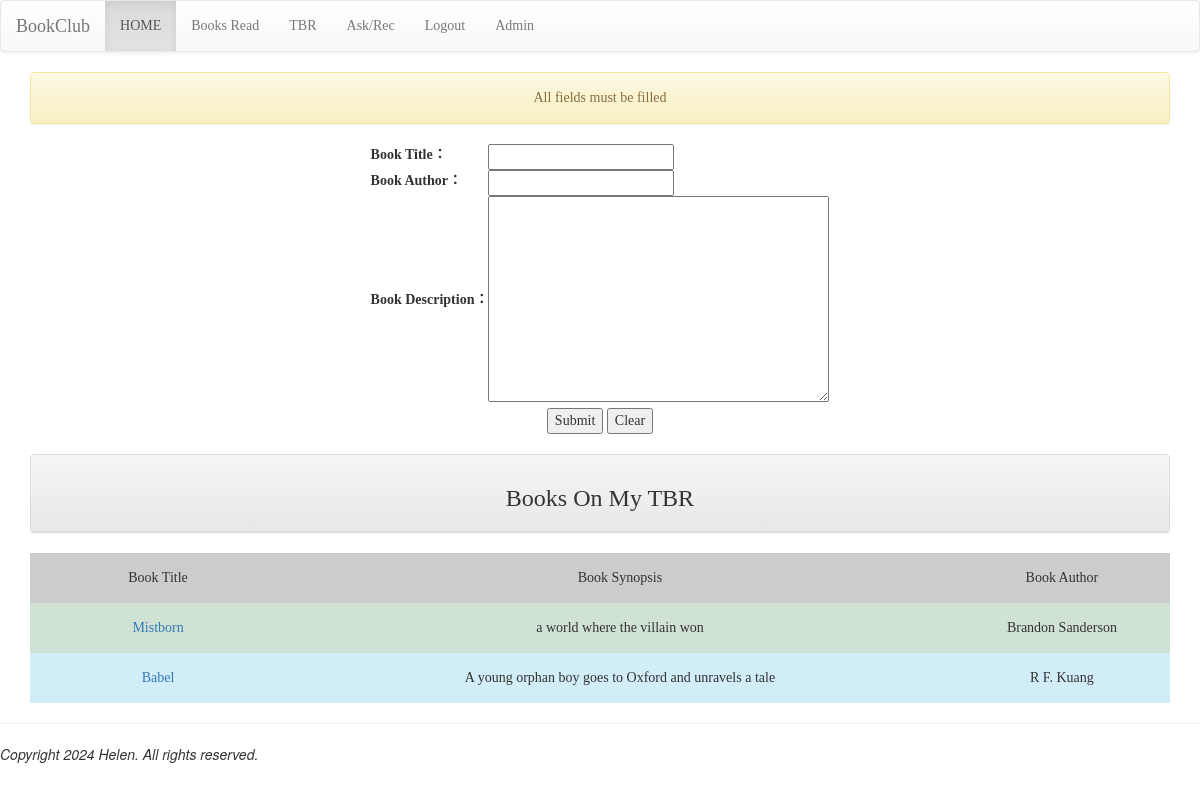
Page /tbr/ (signed in) on the committed database.
### bookclub/models.py (models this page shows, shortened)
class TBR(models.Model):
	user = models.ForeignKey(auth.models.User, on_delete=models.CASCADE)
	title = models.CharField(max_length=100, null=False)
	author = models.CharField(max_length=100, null=False)
	description = models.TextField()
	pub_time = models.DateTimeField(auto_now=True)

### bookclub/views.py (the view)
# urls.py: path('tbr/', bookclub.tbr),
@login_required(login_url='/bookclub/login')
def tbr(request):
	if request.user.is_authenticated:
		username = request.user.username
		try:
			user = auth.models.User.objects.get(username=username)
			tbrs = models.TBR.objects.filter(user=user).order_by('pub_time')
		except:
			pass
	messages.get_messages(request)
	if request.method == 'POST':
		user = auth.models.User.objects.get(username = username)
		tbr = models.TBR(user=user)
		tbr_form = forms.TBRForm(request.POST, instance=tbr) #to fill the user field not registered in diaryform
		if tbr_form.is_valid():
			messages.add_message(request, messages.INFO, "Saved Book To TBR List")
			tbr_form.save()
			return HttpResponseRedirect('/tbr/')
		else:
			messages.add_message(request, messages.WARNING, "All fields must be filled")
	else:
		tbr_form=forms.TBRForm()
		messages.add_message(request, messages.WARNING, "All fields must be filled")
	return render(request, "bookclub/tbr.html", locals())

### bookclub/forms.py
class TBRForm(forms.ModelForm):
	class Meta:
		model= models.TBR
		fields = ['title', 'author', 'description']
	def __init__(self, *args, **kwargs):
		super(TBRForm, self).__init__(*args, **kwargs)
		self.fields['title'].label="Book Title"
		self.fields['author'].label="Book Author"
		self.fields['description'].label="Book Description"

### templates/bookclub/tbr.html (shortened to what this page needs)
{% extends "bookclub/base.html" %}
{% block content %}
<div class="container" align="center">
	{% for message in messages %}
	<div class="alert alert-{{message.tags}}">{{message}}</div>
	{% endfor %}
	<form name="my form" action="." method="POST">
		<table>
			{{tbr_form.as_table}}
		</table>
		<input type="submit" value="Submit">
		<input type="reset" value="Clear">
	</form>
	<br>
	<div class="row">
		<div class="col-md-12">
			<div class="panel panel-default">
				<div class="panel-heading" align="center">
					<h3>Books On My TBR</h3>
				</div>
			</div>
		</div>
	</div>
	<table>
	<tr bgcolor="#cccccc" height="50">
		<td width="300" align="center">Book Title</td>
		<td width="800" align="center">Book Synopsis</td>
		<td width="250" align="center">Book Author</td>
	</tr>
	{% for tbr in tbrs %}
		<tr bgcolor="{%cycle '#dse2d3' '#dsedf8' %}"  height="50">
			<td align="center"><a href="/tbr/{{tbr.id}}/">{{tbr.title}}</a></td>
			<td align="center">{{tbr.description |truncatechars:60 }}</td>
			<td align="center">{{tbr.author}}</td>
		</tr>
	{% endfor %}
	</table>
</div>
{% endblock %}

### templates/bookclub/base.html (style rules this page uses)
h1, h2, h3, h4, h5, p, div { font-family: 微軟正黑體 }

### rows in the picture
TBR: title "Mistborn", description "a world where the villain won", author "Brandon Sanderson"
TBR: title "Babel", description "A young orphan boy goes to Oxford and unravels a tale", author "R F. Kuang"

### other values in the picture
{{ message }} "All fields must be filled"
